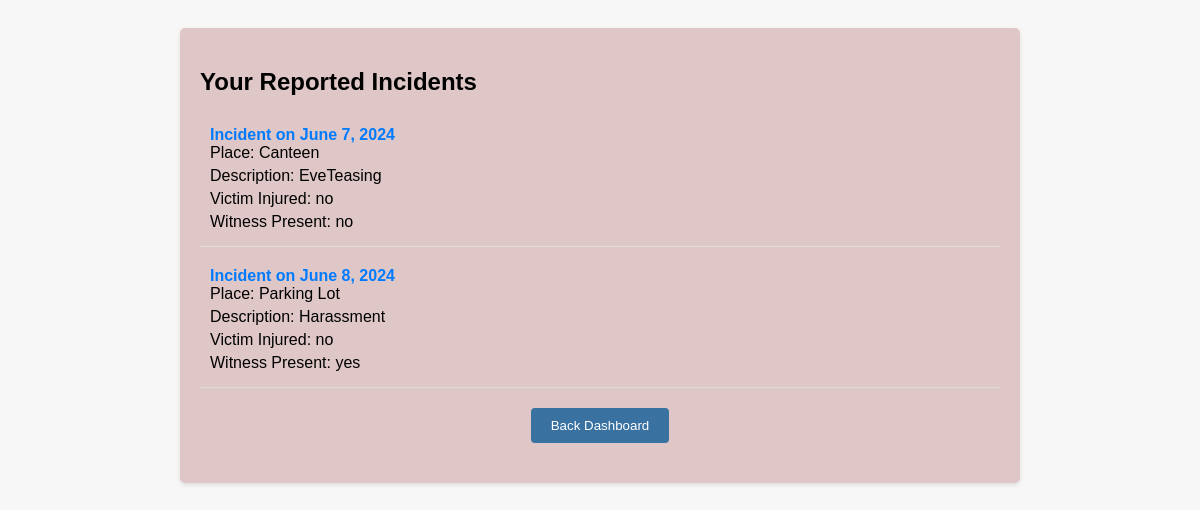
The page /yourreports (signed in) on the database its author committed.
### home/models.py (models this page shows, shortened)
class Incident(models.Model):
    user = models.ForeignKey(User, on_delete=models.CASCADE, related_name='incidents', verbose_name='Reported By')
    date = models.DateField(verbose_name='Date of the incident')
    location = models.CharField(max_length=100, verbose_name='Location of the incident')
    description = models.TextField(verbose_name='Incident Description')
    victim_injury = models.CharField(max_length=3, choices=(('yes', 'Yes'), ('no', 'No')), verbose_name='Is the Individual Injured')
    witness_present = models.CharField(max_length=3, choices=(('yes', 'Yes'), ('no', 'No')), verbose_name='Is there a Witness Present')
    reported_by = models.ForeignKey(User, on_delete=models.CASCADE)

### home/views.py (the view)
# urls.py: path("yourreports",views.yourreports,name='yourreports'),
def yourreports(request):
    incidents = Incident.objects.filter(reported_by=request.user)
    return render(request, 'yourreports.html', {'incidents': incidents})

### templates/yourreports.html (shortened to what this page needs)
<!DOCTYPE html>
<html lang="en">
<head>
</head>
<body>
<div class="reports-container">
  <h2>Your Reported Incidents</h2>
  {% for incident in incidents %}
  <div class="report">
    <div class="report-title">Incident on {{ incident.date }}</div>
    <div class="report-details">Place: {{ incident.location }}</div>
    <div class="report-details">Description: {{ incident.description }}</div>
    <div class="report-details">Victim Injured: {{ incident.victim_injury }}</div>
    <div class="report-details">Witness Present: {{ incident.witness_present }}</div>
  </div>
  {% endfor %}
  <button class="back-button" onclick="location.href='{% url 'dashboard' %}'">Back Dashboard</button>
</div>
</body>
</html>

### templates/yourreports.html (style rules this page uses)
body { font-family: Arial, sans-serif; background-color: #f7f7f7; padding: 20px; }
.reports-container { background-color: #dfc7c7; padding: 20px; border-radius: 5px; box-shadow: 0 2px 4px rgba(0, 0, 0, 0.1); max-width: 800px; margin: auto; }
.report { border-bottom: 1px solid #ddd; padding: 10px; margin-bottom: 10px; }
.report-title { font-weight: bold; color: #007bff; }
.report-details { margin-bottom: 5px; }
.back-button { display: block; margin: 20px auto; padding: 10px 20px; border: none; border-radius: 4px; background-color: #3971a1; color: white; cursor: pointer; }

### rows shown on the page
Incident: date "June 7, 2024", location "Canteen", description "EveTeasing", victim_injury "no", witness_present "no"
Incident: date "June 8, 2024", location "Parking Lot", description "Harassment", victim_injury "no", witness_present "yes"
